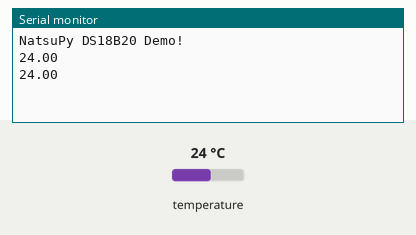
A sketch run on a simulated Arduino Uno, built with avr-gcc and run on an emulated ATmega328P. Shown: the last lines printed to the serial monitor. The inputs (shaded band) are chosen by the test bench; at power-on: temperature 24 °C.

Above: at 2.8 s.
2.9 s: temperature set to 12 °C
At 3.7 s:
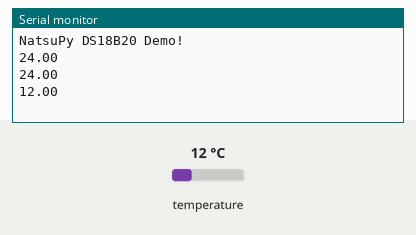
4.7 s: temperature set to 19 °C
At 4.7 s:
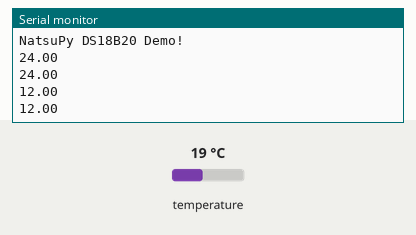
Timing chart, 0 to 7.7 s (numbered marks = the images above; inputs shaded):
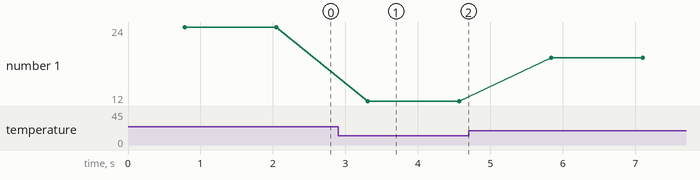

The sketch:

natsupyhw_ds18b20.ino
```cpp
#include <OneWire.h>
#include <DallasTemperature.h>

#define ONE_WIRE_BUS 2

OneWire oneWire(ONE_WIRE_BUS);
DallasTemperature sensors(&oneWire);

void setup()
{
  Serial.begin(9600);
  Serial.println(F("NatsuPy DS18B20 Demo!"));

  sensors.begin();
}

void loop()
{
  sensors.requestTemperatures();
  float tempC = sensors.getTempCByIndex(0);

  if (tempC == DEVICE_DISCONNECTED_C)
  {
    return;
  }

  Serial.println(tempC);
  delay(500);
}
```

Measured:
- after the input at 2.9 s, the serial monitor: prints a new line after 0.41 s (image 1)
- plotted number 1: 24 → 12 after the input at 2.9 s, 12 → 19 after the input at 4.7 s
